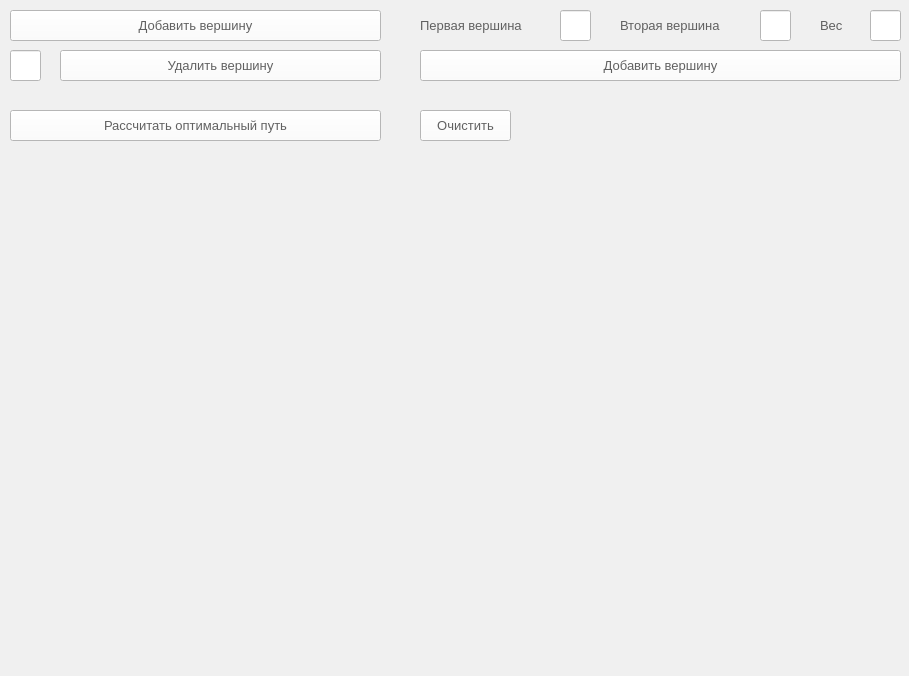
<?xml version="1.0" encoding="UTF-8"?>
<ui version="4.0">
 <class>TSP</class>
 <widget class="QMainWindow" name="TSP">
  <property name="geometry">
   <rect>
    <x>0</x>
    <y>0</y>
    <width>909</width>
    <height>676</height>
   </rect>
  </property>
  <property name="windowTitle">
   <string>TSP</string>
  </property>
  <property name="styleSheet">
   <string notr="true">background-color: rgb(240, 240, 240);</string>
  </property>
  <widget class="QWidget" name="centralwidget">
   <widget class="QWidget" name="verticalLayoutWidget">
    <property name="geometry">
     <rect>
      <x>10</x>
      <y>150</y>
      <width>501</width>
      <height>511</height>
     </rect>
    </property>
    <layout class="QVBoxLayout" name="verticalLayout"/>
   </widget>
   <widget class="QPushButton" name="Btn_Add_Top">
    <property name="geometry">
     <rect>
      <x>10</x>
      <y>10</y>
      <width>371</width>
      <height>31</height>
     </rect>
    </property>
    <property name="font">
     <font>
      <pointsize>10</pointsize>
     </font>
    </property>
    <property name="styleSheet">
     <string notr="true">background-color: rgb(255, 255, 255);
color: rgb(97, 97, 97);</string>
    </property>
    <property name="text">
     <string>Добавить вершину</string>
    </property>
   </widget>
   <widget class="QPushButton" name="Btn_Del_Top">
    <property name="geometry">
     <rect>
      <x>60</x>
      <y>50</y>
      <width>321</width>
      <height>31</height>
     </rect>
    </property>
    <property name="font">
     <font>
      <pointsize>10</pointsize>
     </font>
    </property>
    <property name="styleSheet">
     <string notr="true">background-color: rgb(255, 255, 255);
color: rgb(97, 97, 97);</string>
    </property>
    <property name="text">
     <string>Удалить вершину</string>
    </property>
   </widget>
   <widget class="QPushButton" name="Btn_Add_Edge_2">
    <property name="geometry">
     <rect>
      <x>420</x>
      <y>50</y>
      <width>481</width>
      <height>31</height>
     </rect>
    </property>
    <property name="font">
     <font>
      <pointsize>10</pointsize>
     </font>
    </property>
    <property name="styleSheet">
     <string notr="true">background-color: rgb(255, 255, 255);
color: rgb(97, 97, 97);</string>
    </property>
    <property name="text">
     <string>Добавить вершину</string>
    </property>
   </widget>
   <widget class="QPushButton" name="Btn_Calculate">
    <property name="geometry">
     <rect>
      <x>10</x>
      <y>110</y>
      <width>371</width>
      <height>31</height>
     </rect>
    </property>
    <property name="font">
     <font>
      <pointsize>10</pointsize>
     </font>
    </property>
    <property name="styleSheet">
     <string notr="true">background-color: rgb(255, 255, 255);
color: rgb(97, 97, 97);</string>
    </property>
    <property name="text">
     <string>Рассчитать оптимальный путь</string>
    </property>
   </widget>
   <widget class="QLineEdit" name="LE_Del_Top_index">
    <property name="geometry">
     <rect>
      <x>10</x>
      <y>50</y>
      <width>31</width>
      <height>31</height>
     </rect>
    </property>
    <property name="font">
     <font>
      <pointsize>10</pointsize>
     </font>
    </property>
    <property name="styleSheet">
     <string notr="true">background-color: rgb(255, 255, 255);
color: rgb(97, 97, 97);</string>
    </property>
    <property name="text">
     <string/>
    </property>
    <property name="frame">
     <bool>true</bool>
    </property>
    <property name="alignment">
     <set>Qt::AlignCenter</set>
    </property>
    <property name="dragEnabled">
     <bool>false</bool>
    </property>
   </widget>
   <widget class="QLabel" name="L_Add_Edge_2_Top_1">
    <property name="geometry">
     <rect>
      <x>420</x>
      <y>10</y>
      <width>131</width>
      <height>31</height>
     </rect>
    </property>
    <property name="font">
     <font>
      <pointsize>10</pointsize>
     </font>
    </property>
    <property name="styleSheet">
     <string notr="true">color: rgb(97,97,97);</string>
    </property>
    <property name="text">
     <string>Первая вершина</string>
    </property>
   </widget>
   <widget class="QLineEdit" name="LE_Add_Edge_2_Top_1">
    <property name="geometry">
     <rect>
      <x>560</x>
      <y>10</y>
      <width>31</width>
      <height>31</height>
     </rect>
    </property>
    <property name="font">
     <font>
      <pointsize>10</pointsize>
     </font>
    </property>
    <property name="styleSheet">
     <string notr="true">background-color: rgb(255, 255, 255);
color: rgb(97, 97, 97);</string>
    </property>
    <property name="text">
     <string/>
    </property>
    <property name="frame">
     <bool>true</bool>
    </property>
    <property name="alignment">
     <set>Qt::AlignCenter</set>
    </property>
    <property name="dragEnabled">
     <bool>false</bool>
    </property>
   </widget>
   <widget class="QLabel" name="L_Add_Edge_2_Weight">
    <property name="geometry">
     <rect>
      <x>820</x>
      <y>10</y>
      <width>41</width>
      <height>31</height>
     </rect>
    </property>
    <property name="font">
     <font>
      <pointsize>10</pointsize>
     </font>
    </property>
    <property name="styleSheet">
     <string notr="true">color: rgb(97, 97, 97);</string>
    </property>
    <property name="text">
     <string>Вес</string>
    </property>
   </widget>
   <widget class="QLineEdit" name="LE_Add_Edge_2_Weight">
    <property name="geometry">
     <rect>
      <x>870</x>
      <y>10</y>
      <width>31</width>
      <height>31</height>
     </rect>
    </property>
    <property name="font">
     <font>
      <pointsize>10</pointsize>
     </font>
    </property>
    <property name="styleSheet">
     <string notr="true">background-color: rgb(255, 255, 255);
color: rgb(97, 97, 97);</string>
    </property>
    <property name="frame">
     <bool>true</bool>
    </property>
    <property name="alignment">
     <set>Qt::AlignCenter</set>
    </property>
    <property name="dragEnabled">
     <bool>false</bool>
    </property>
   </widget>
   <widget class="QLabel" name="L_Add_Edge_2_Top_2">
    <property name="geometry">
     <rect>
      <x>620</x>
      <y>10</y>
      <width>131</width>
      <height>31</height>
     </rect>
    </property>
    <property name="font">
     <font>
      <pointsize>10</pointsize>
     </font>
    </property>
    <property name="styleSheet">
     <string notr="true">color: rgb(97, 97, 97);</string>
    </property>
    <property name="text">
     <string>Вторая вершина</string>
    </property>
   </widget>
   <widget class="QLineEdit" name="LE_Add_Edge_2_Top_2">
    <property name="geometry">
     <rect>
      <x>760</x>
      <y>10</y>
      <width>31</width>
      <height>31</height>
     </rect>
    </property>
    <property name="font">
     <font>
      <pointsize>10</pointsize>
     </font>
    </property>
    <property name="styleSheet">
     <string notr="true">background-color: rgb(255, 255, 255);
color: rgb(97, 97, 97);</string>
    </property>
    <property name="frame">
     <bool>true</bool>
    </property>
    <property name="alignment">
     <set>Qt::AlignCenter</set>
    </property>
    <property name="dragEnabled">
     <bool>false</bool>
    </property>
   </widget>
   <widget class="QLabel" name="L_Result">
    <property name="geometry">
     <rect>
      <x>520</x>
      <y>580</y>
      <width>371</width>
      <height>21</height>
     </rect>
    </property>
    <property name="font">
     <font>
      <pointsize>10</pointsize>
     </font>
    </property>
    <property name="styleSheet">
     <string notr="true">color: rgb(40, 255, 7);
</string>
    </property>
    <property name="text">
     <string/>
    </property>
   </widget>
   <widget class="QLabel" name="L_Path_length">
    <property name="geometry">
     <rect>
      <x>520</x>
      <y>610</y>
      <width>371</width>
      <height>21</height>
     </rect>
    </property>
    <property name="font">
     <font>
      <pointsize>10</pointsize>
     </font>
    </property>
    <property name="styleSheet">
     <string notr="true">color: rgb(0, 0, 0);
</string>
    </property>
    <property name="text">
     <string/>
    </property>
   </widget>
   <widget class="QLabel" name="L_Errors">
    <property name="geometry">
     <rect>
      <x>520</x>
      <y>640</y>
      <width>371</width>
      <height>20</height>
     </rect>
    </property>
    <property name="font">
     <font>
      <pointsize>10</pointsize>
     </font>
    </property>
    <property name="styleSheet">
     <string notr="true">color: rgb(255, 0, 0);
</string>
    </property>
    <property name="text">
     <string/>
    </property>
   </widget>
   <widget class="QPushButton" name="L_Clear">
    <property name="geometry">
     <rect>
      <x>420</x>
      <y>110</y>
      <width>91</width>
      <height>31</height>
     </rect>
    </property>
    <property name="font">
     <font>
      <pointsize>10</pointsize>
     </font>
    </property>
    <property name="styleSheet">
     <string notr="true">background-color: rgb(255, 255, 255);
color: rgb(97, 97, 97);</string>
    </property>
    <property name="text">
     <string>Очистить</string>
    </property>
   </widget>
  </widget>
 </widget>
 <resources/>
 <connections/>
</ui>
